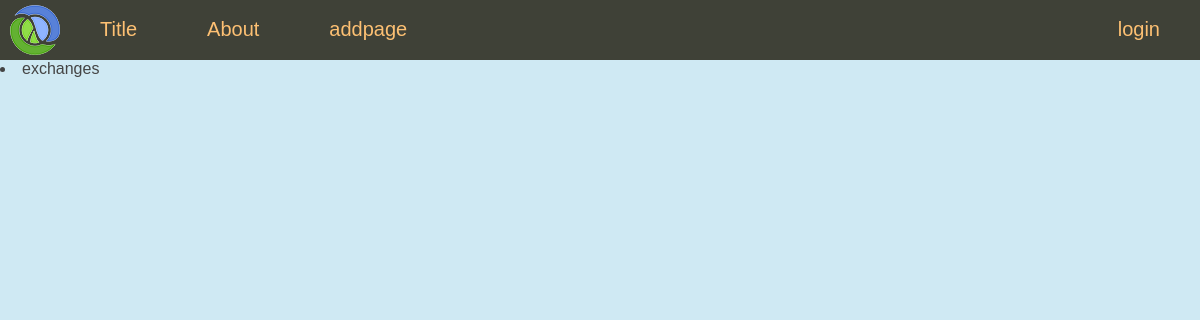
The app's page /, older data.
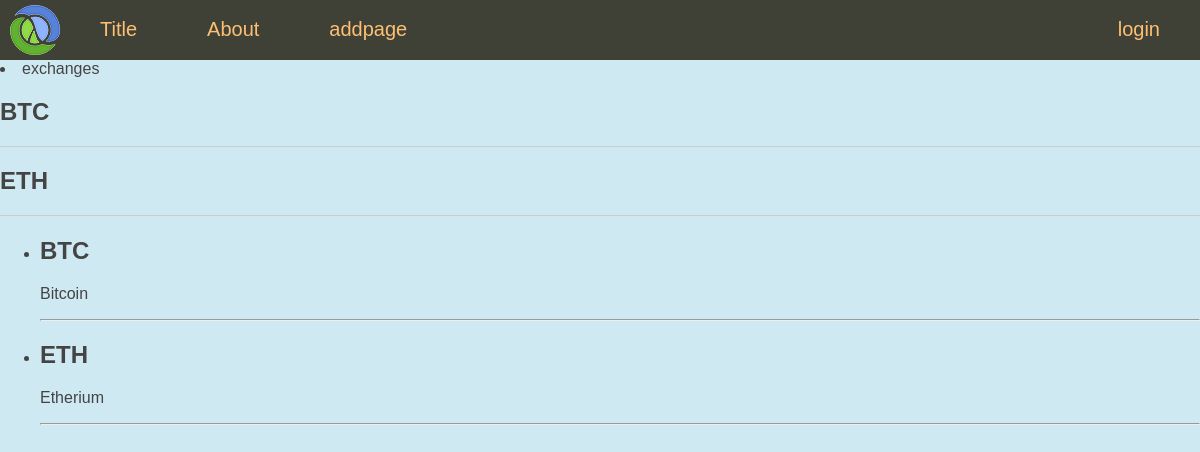
The same page, newer data.
### coinprice/models.py (models this page shows, shortened)
class coins(models.Model):
    title = models.CharField(max_length=255)
    content = models.TextField(blank=True)
    photo = models.ImageField()
    cat = models.ForeignKey('Category', on_delete=models.PROTECT, null=True)

### coinprice/views.py (the view)
# urls.py: path('', index, name='home'),
def index(request):
    posts = coins.objects.all()
    cats = Category.objects.all()
    context = {
        'posts': posts,
        'cats': cats,
        'menu': menu,
        'title':'Title',
        'cat_selected': 0
    }
    return render(request, 'coinprice/index.html', context=context)

### coinprice/templates/coinprice/index.html (shortened to what this page needs)
{% extends 'coinprice/base.html' %}
{% block content %}
<ul class="list-articles">
    {% for p in posts %}
        <li><h2>{{p.title}}</h2></li>
    {% endfor %}
</ul>
<ul>
    {% for p in posts %}
    <li>
        <h2>{{p.title}}</h2>
        <p>{{p.content}}</p>
        <hr>
    </li>
    {% endfor %}
</ul>
{% endblock %}

### coinprice/templates/coinprice/base.html (shortened to what this page needs)
{% load static %}
<!DOCTYPE html>
<html>
<head>
    <link type="text/css" href="{% static 'coinprice/css/styles.css' %}" rel="stylesheet" />
</head>
<body>
{% block mainmenu %}
    <div class="header">
        <ul id="mainmenu" class="mainmenu">
        <li class="logo"><a href="/"><div class="logo"></div></a></li>
{% for m in menu %}
    {% if not forloop.last %}
        <li><a href="{% url m.url_name %}">{{m.title}}</a></li>
    {% else %}
        <li class="last"><a href="{% url m.url_name %}">{{m.title}}</a></li>
    {% endif %}
{% endfor %}
        </ul>
    </div>
{% endblock mainmenu %}
{% if cat_selected == 0%}
    <li class="selected">exchanges</li>
{% else %}
    <li><a href="{% url 'home' %}">exchanges</a></li>
{% endif %}
{% block content %}
{% endblock content %}
</body>
</html>

### coinprice/static/coinprice/css/styles.css (style rules this page uses)
html, body { font-family: 'Arial'; margin: 0; padding: 0; height: 100%; width: 100%; color: #444; background: #cfe9f3; }
a { color: #0059b2; text-decoration: none; }
ul.list-articles { list-style: none; margin: 0; padding: 0; }
ul.list-articles li { border-bottom: 1px solid #ccc; }
.header { background: #3F4137; height: 60px; }
.logo { background: url('../images/logo.png') no-repeat 10px 5px; width: 70px; height: 60px; }
ul.mainmenu { list-style: none; margin: 0; padding: 0; height: 60px; color: #fdc073; font-size: 20px; overflow: hidden; }
ul.mainmenu li { float: left; margin: 18px 40px 0 30px; }
ul.mainmenu li.logo { margin: 0; }
ul.mainmenu li.last { float: right; }
ul.mainmenu li a { color: #fdc073; text-decoration: none; }

Row changes from the older to the newer data that the page shows:
added coins: title "BTC", content "Bitcoin"
added coins: title "ETH", content "Etherium"
